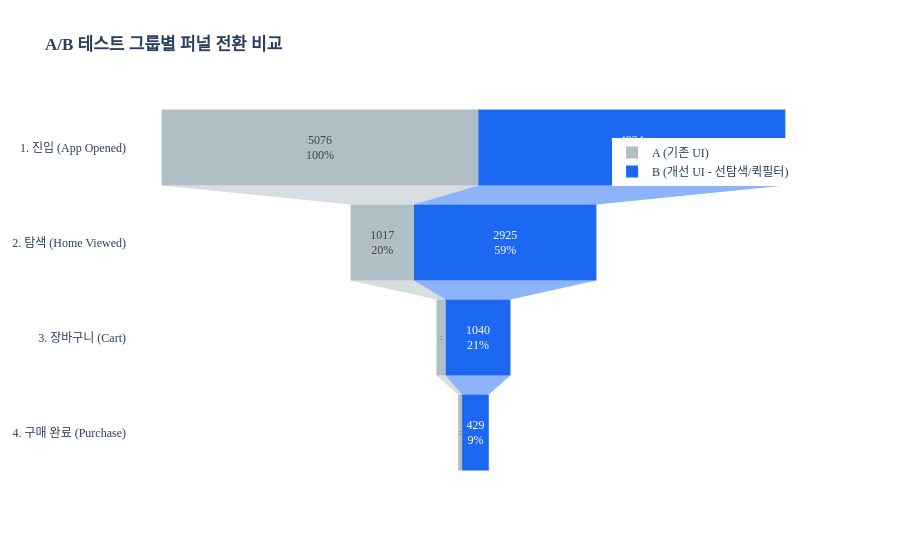

The code cell stored with this chart in its notebook:
### Markdown cell above
# A/B테스트 퍼널 시각화

### Code cell
# ==========================================
# 📊 [함수 3] A/B 테스트 비교 '퍼널' 차트 생성 함수
# ==========================================
def get_ab_test_funnel_chart(data):
    # 그룹별 데이터 집계
    group_a = data[data['ui_group'] == 'A(기존 UI)'].groupby('step')['user_id'].nunique().reindex(step_order)
    group_b = data[data['ui_group'] == 'B(개선 UI)'].groupby('step')['user_id'].nunique().reindex(step_order)

    fig = go.Figure()

    # 기존 UI (A그룹) - 회색
    fig.add_trace(go.Funnel(
        name='A (기존 UI)',
        y=step_labels,
        x=group_a.values,
        textinfo="value+percent initial",
        marker=dict(color="#B0BEC5")
    ))
    
    # 개선 UI (B그룹) - 배달특급 블루
    fig.add_trace(go.Funnel(
        name='B (개선 UI - 선탐색/퀵필터)',
        y=step_labels,
        x=group_b.values,
        textinfo="value+percent initial",
        marker=dict(color="#1D68F2")
    ))

    # 레이아웃 설정
    fig.update_layout(
        title="<b>A/B 테스트 그룹별 퍼널 전환 비교</b>",
        template="plotly_white",
        legend=dict(x=0.7, y=0.9), # 범례 위치 조정
        font=dict(family="AppleGothic", size=12) # 갤럭시북 윈도우 환경에 맞춘 맑은 고딕
    )
    
    return fig

# 함수 실행 및 결과물 저장
ab_funnel_fig = get_ab_test_funnel_chart(df)
ab_funnel_fig.write_html("ab_test_funnel_interactive.html")
ab_funnel_fig.show()

print("✅ A/B 테스트 Plotly 퍼널 차트 저장 완료!")

### Figure 1 — Plotly figure (JSON) as saved in the notebook; plotly's stock layout.template omitted (floating-point values rounded to 4 significant figures)
{"data": [{"marker": {"color": "#B0BEC5"}, "name": "A (기존 UI)", "textinfo": "value+percent initial", "type": "funnel", "x": [5076, 1017, 146, 62], "y": ["1. 진입 (App Opened)", "2. 탐색 (Home Viewed)", "3. 장바구니 (Cart)", "4. 구매 완료 (Purchase)"]}, {"marker": {"color": "#1D68F2"}, "name": "B (개선 UI - 선탐색/퀵필터)", "textinfo": "value+percent initial", "type": "funnel", "x": [4924, 2925, 1040, 429], "y": ["1. 진입 (App Opened)", "2. 탐색 (Home Viewed)", "3. 장바구니 (Cart)", "4. 구매 완료 (Purchase)"]}], "layout": {"font": {"family": "AppleGothic", "size": 12}, "legend": {"x": 0.7, "y": 0.9}, "title": {"text": "<b>A/B 테스트 그룹별 퍼널 전환 비교</b>"}}}
